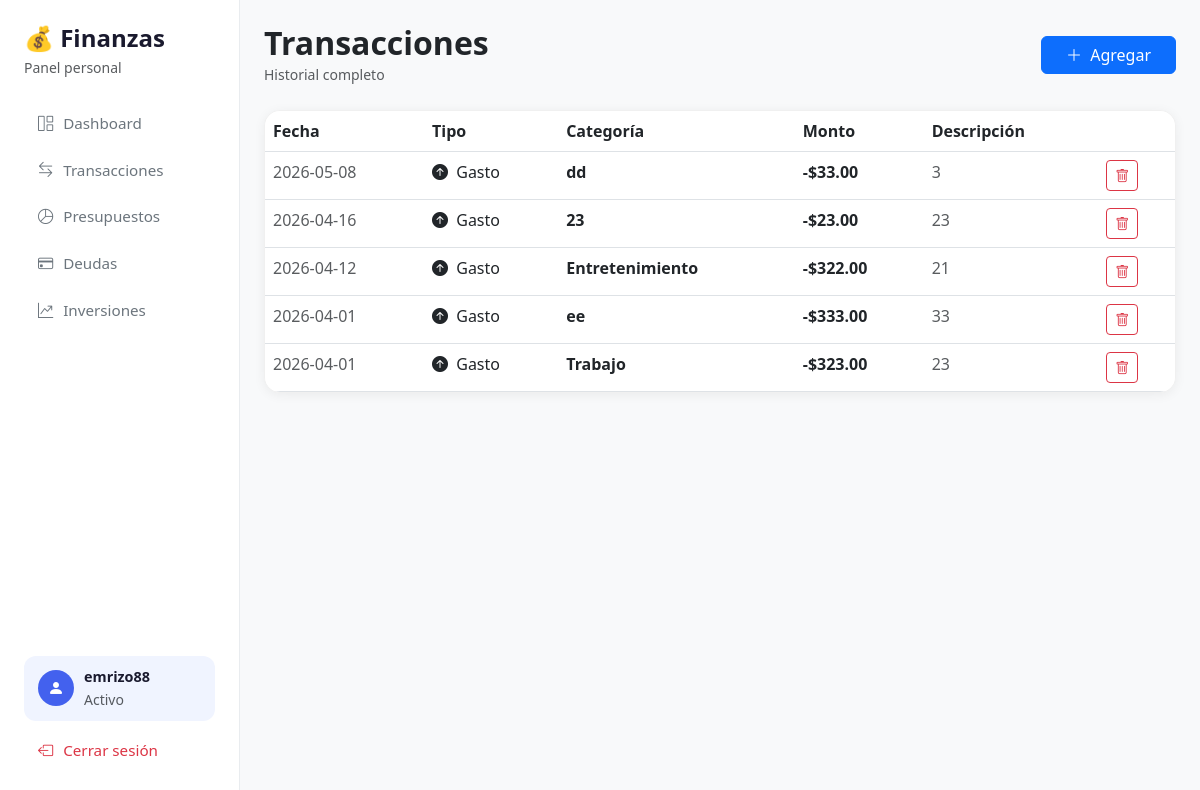
Page /transacciones (signed in) on the earlier database version.
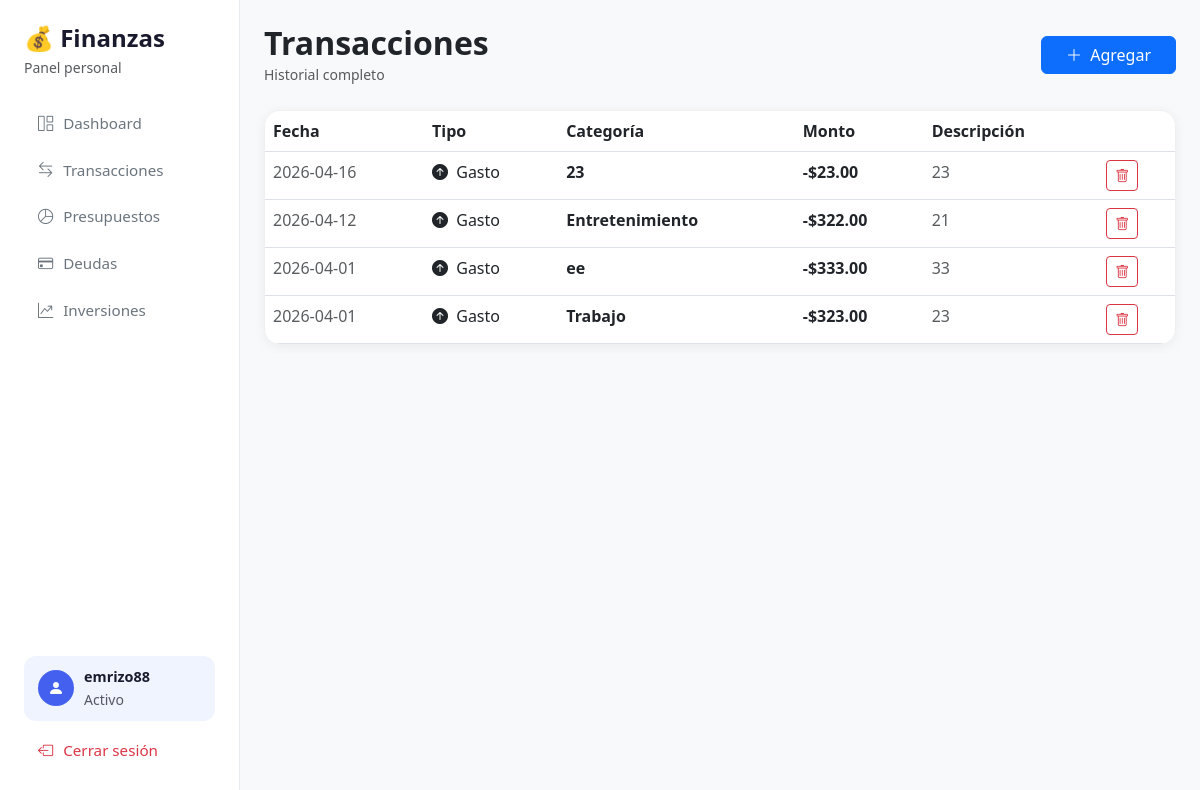
Same page on the later database version.
### tables this page shows
CREATE TABLE transacciones (
            id          INTEGER PRIMARY KEY AUTOINCREMENT,
            user_id     INTEGER NOT NULL REFERENCES users(id),
            fecha       TEXT NOT NULL,
            tipo        TEXT NOT NULL CHECK(tipo IN ('gasto', 'ingreso')),
            categoria   TEXT NOT NULL,
            monto       REAL NOT NULL,
            descripcion TEXT
        );

### app.py (the view)
@app.route('/transacciones')
def transacciones():
    user_id = session['user_id']
    lista = obtener_transacciones(user_id)
    return render_template('transacciones.html', transacciones=lista)

### app.py (called while the page is built)
@app.before_request
def verificar_sesion():
    if request.endpoint in ('login', 'register', 'static'):
        return
    if 'user_id' not in session:
        return redirect(url_for('login'))
    g.username = session.get('username')

### database.py (called while the page is built)
def get_connection():
    conn = sqlite3.connect(DATABASE)
    conn.row_factory = sqlite3.Row
    return conn

def obtener_transacciones(user_id):
    conn = get_connection()
    cursor = conn.cursor()
    cursor.execute('''
        SELECT * FROM transacciones WHERE user_id = ? ORDER BY fecha DESC
    ''', (user_id,))
    transacciones = cursor.fetchall()
    conn.close()
    return transacciones

### templates/transacciones.html (shortened to what this page needs)
{% extends 'base.html' %}
{% block contenido %}
<div class="d-flex justify-content-between align-items-center mb-4">
    <div>
        <h2 class="fw-bold mb-0">Transacciones</h2>
        <small class="text-muted">Historial completo</small>
    </div>
    <button class="btn btn-primary px-4" data-bs-toggle="modal" data-bs-target="#modalTransaccion">
        <i class="bi bi-plus-lg me-1"></i> Agregar
    </button>
</div>
<div class="tabla-card d-none d-md-block">
    <table class="table table-hover mb-0">
        <thead>
            <tr>
                <th>Fecha</th>
                <th>Tipo</th>
                <th>Categoría</th>
                <th>Monto</th>
                <th>Descripción</th>
                <th></th>
            </tr>
        </thead>
        <tbody>
            {% for t in transacciones %}
            <tr>
                <td class="text-muted">{{ t['fecha'] }}</td>
                <td>
                    <span class="badge-{{ t['tipo'] }}">
                        <i class="bi {{ 'bi-arrow-down-circle-fill' if t['tipo'] == 'ingreso' else 'bi-arrow-up-circle-fill' }} me-1"></i>
                        {{ t['tipo'] | capitalize }}
                    </span>
                </td>
                <td class="fw-semibold">{{ t['categoria'] }}</td>
                <td class="fw-semibold {{ 'color-ingreso' if t['tipo'] == 'ingreso' else 'color-gasto' }}">
                    {{ '+' if t['tipo'] == 'ingreso' else '-' }}${{ '%.2f' | format(t['monto']) }}
                </td>
                <td class="text-muted">{{ t['descripcion'] or '—' }}</td>
                <td>
                    <form action="/transacciones/elminar/{{ t['id'] }}" method="POST">
                        <button type="submit" class="btn btn-outline-danger btn-sm">
                            <i class="bi bi-trash"></i>
                        </button>
                    </form>
                </td>
            </tr>
            {% endfor %}
        </tbody>
    </table>
</div>
{% endblock %}

### templates/base.html (shortened to what this page needs)
<!DOCTYPE html>
<html lang="es">
<head>
    <link href="https://cdn.jsdelivr.net/npm/bootstrap@5.3.0/dist/css/bootstrap.min.css" rel="stylesheet">
    <link href="https://cdn.jsdelivr.net/npm/bootstrap-icons@1.10.5/font/bootstrap-icons.css" rel="stylesheet">
    <link rel="stylesheet" href="{{ url_for('static', filename='css/style.css') }}">
</head>
<body>
<div class="d-flex">
    <nav class="sidebar d-none d-md-flex flex-column p-4">
        <h4 class="fw-bold mb-1">💰 Finanzas</h4>
        <small class="text-muted mb-4">Panel personal</small>
        <a href="{{ url_for('index') }}" class="nav-link">
            <i class="bi bi-grid-1x2"></i> Dashboard
        </a>
        <a href="{{ url_for('transacciones') }}" class="nav-link">
            <i class="bi bi-arrow-left-right"></i> Transacciones
        </a>
        <a href="{{ url_for('presupuestos_page') }}" class="nav-link">
            <i class="bi bi-pie-chart"></i> Presupuestos
        </a>
        <a href="{{ url_for('deudas') }}" class="nav-link">
            <i class="bi bi-credit-card"></i> Deudas
        </a>
        <a href="{{ url_for('inversiones') }}" class="nav-link">
            <i class="bi bi-graph-up-arrow"></i> Inversiones
        </a>
        <div class="usuario-card mt-auto mb-2">
            <div class="usuario-avatar">
                <i class="bi bi-person-fill"></i>
            </div>
            <div>
                <div class="usuario-nombre">{{ session['username'] }}</div>
                <small class="text-muted">Activo</small>
            </div>
        </div>
        <a href="{{ url_for('logout') }}" class="nav-link text-danger">
            <i class="bi bi-box-arrow-left"></i> Cerrar sesión
        </a>
    </nav>
    <main class="main-content flex-grow-1 p-3 p-md-4">
        {% block contenido %}{% endblock %}
    </main>
</div>
</body>
</html>

### static/css/style.css (style rules this page uses)
body { background-color: #f8f9fa; font-family: 'Segoe UI', system-ui, sans-serif; min-height: 100vh; }
.sidebar { width: 240px; min-height: 100vh; background: #ffffff; border-right: 1px solid #e9ecef; position: sticky; top: 0; }
.sidebar h4 { color: #1a1a2e; }
.sidebar .nav-link { color: #6c757d; border-radius: 10px; padding: 10px 14px; margin-bottom: 4px; font-size: 0.95rem; transition: all 0.2s; display: flex; align-items: center; gap: 10px; }
.main-content { max-width: 1100px; }
.color-gasto { color: #e74c3c; }
.tabla-card { background: #ffffff; border-radius: 16px; overflow: hidden; box-shadow: 0 2px 12px rgba(0,0,0,0.06); border: 1px solid #f0f0f0; }
.usuario-card { display: flex; align-items: center; gap: 10px; background: #f0f4ff; border-radius: 12px; padding: 10px 14px; }
.usuario-avatar { background: #4361ee; color: white; border-radius: 50%; width: 36px; height: 36px; display: flex; align-items: center; justify-content: center; font-size: 1rem; flex-shrink: 0; }
.usuario-nombre { font-weight: 600; font-size: 0.9rem; color: #1a1a2e; }

Differences in the rows shown:
removed transacciones: fecha "2026-05-08", tipo "Gasto", categoria "dd", tipo "-", monto "33.00", descripcion "3"
